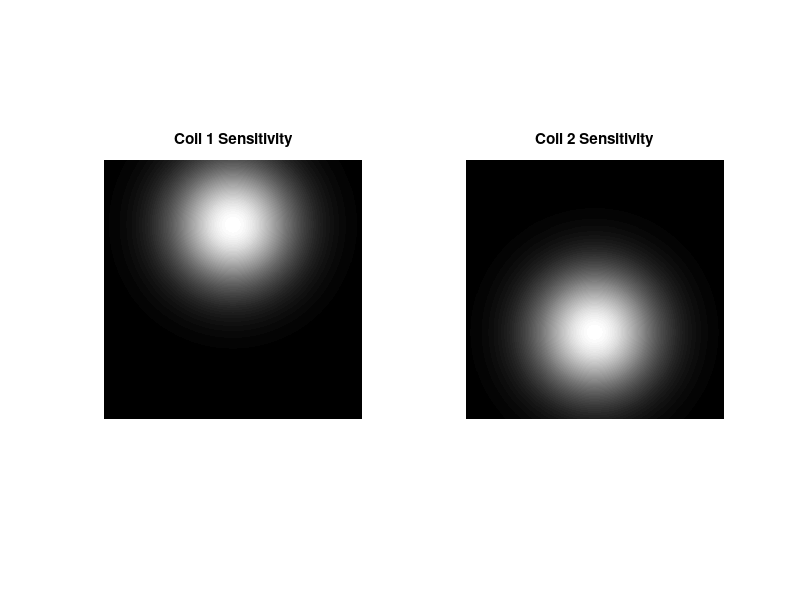

Write MATLAB code to recreate this figure. (Note: this script raises an error after producing the figure.)
% SENSE exercise
%%
clear all;
clc;
%%
% Create synthetic coil sensitivity profiles for a two-coil system

% Define image size
image_size = [512, 512];

% Create a coordinate grid
[x, y] = meshgrid(1:image_size(2), 1:image_size(1));

% Define the centers and widths of the sensitivity profiles for both coils
center_x_coil1 = image_size(2) / 2;
center_y_coil1 = image_size(1) / 4;
sigma_x_coil1 = image_size(2) / 6;
sigma_y_coil1 = image_size(1) / 6;

center_x_coil2 = 2 * image_size(2) / 4;
center_y_coil2 = image_size(1) / 1.5;
sigma_x_coil2 = image_size(2) / 6;
sigma_y_coil2 = image_size(1) / 6;

% Generate 2D Gaussian sensitivity profiles for both coils
coil_sensitivity1 = exp(-((x - center_x_coil1).^2 / (2 * sigma_x_coil1^2) + (y - center_y_coil1).^2 / (2 * sigma_y_coil1^2)));
coil_sensitivity2 = exp(-((x - center_x_coil2).^2 / (2 * sigma_x_coil2^2) + (y - center_y_coil2).^2 / (2 * sigma_y_coil2^2)));

% Normalize the sensitivity profiles
coil_sensitivity1 = coil_sensitivity1 / max(coil_sensitivity1(:));
coil_sensitivity2 = coil_sensitivity2 / max(coil_sensitivity2(:));

% Display the synthetic coil sensitivity maps for both coils
figure(1);
subplot(1, 2, 1);
imshow(coil_sensitivity1, []);
title('Coil 1 Sensitivity');

subplot(1, 2, 2);
imshow(coil_sensitivity2, []);
title('Coil 2 Sensitivity');

%%
% Load the k-space data and coil sensitivity maps (you should replace this with your actual data)
load('brain.mat'); % Replace with your own k-space data
%load('coil_sensitivity.mat'); % Replace with your own coil sensitivity maps
coil_sensitivities = zeros(512,512,2);
coil_sensitivities(:,:,1)= coil_sensitivity1;
coil_sensitivities(:,:,2)= coil_sensitivity2;
undersampled_kspace_data = zeros(512,512,2);
kspace_sense1 = fft2c(im.*(coil_sensitivity1));
kspace_sense1(1:2:end,:) = 0;
kspace_sense2 = fft2c(im.*(coil_sensitivity2));
kspace_sense2(1:2:end,:) = 0;
undersampled_kspace_data(:,:,1)= kspace_sense1;
undersampled_kspace_data(:,:,2)= kspace_sense2;

%% SENSE application

in(:,:,1,1) = kspace_sense1;
in(:,:,1,2) = kspace_sense2;
sen(:,:,1,1) = coil_sensitivity1;
sen(:,:,1,2) = coil_sensitivity2;
SENSE_out = SENSE_func(ifft2c(in),sen,2);

figure(2);
subplot(1,2,1);
imagesc(abs(im.*coil_sensitivity1));
colormap('gray');
title('Coil 1');
subplot(1,2,2);
imagesc(abs(im.*coil_sensitivity2));
title('Coil 2');

figure(3);
subplot(1,2,1);
imagesc(abs(ifft2c(kspace_sense1)));
colormap('gray');
title('Coil 1 after down sampling');
subplot(1,2,2);
imagesc(abs(ifft2c(kspace_sense2)));
title('Coil 2 after down sampling');

figure(4);
subplot(1,2,1);
imagesc(abs(SENSE_out));
colormap('gray');
title('SENSE reconstruction');
subplot(1,2,2);
imagesc(abs(im));
title('Original image');

function out = SENSE_func(input,sens,R)
    [Nx,Ny,Nz,Nc] = size(input);
    out = zeros(Nx,Ny);
    % loop over the top-1/R of the image
    for x = 1:Nx/R
        x_idx = x:Nx/R:Nx;
        % loop over the entire left-right extent
        for y = 1:Ny
            % pick out the sub-problem sensitivities
            S = transpose(reshape(sens(x_idx,y,1,:),R,[]));
            % solve the sub-problem in the least-squares sense
            out(x_idx,y) = pinv(S)*reshape(input(x,y,1,:),[],1);
        end
    end
end